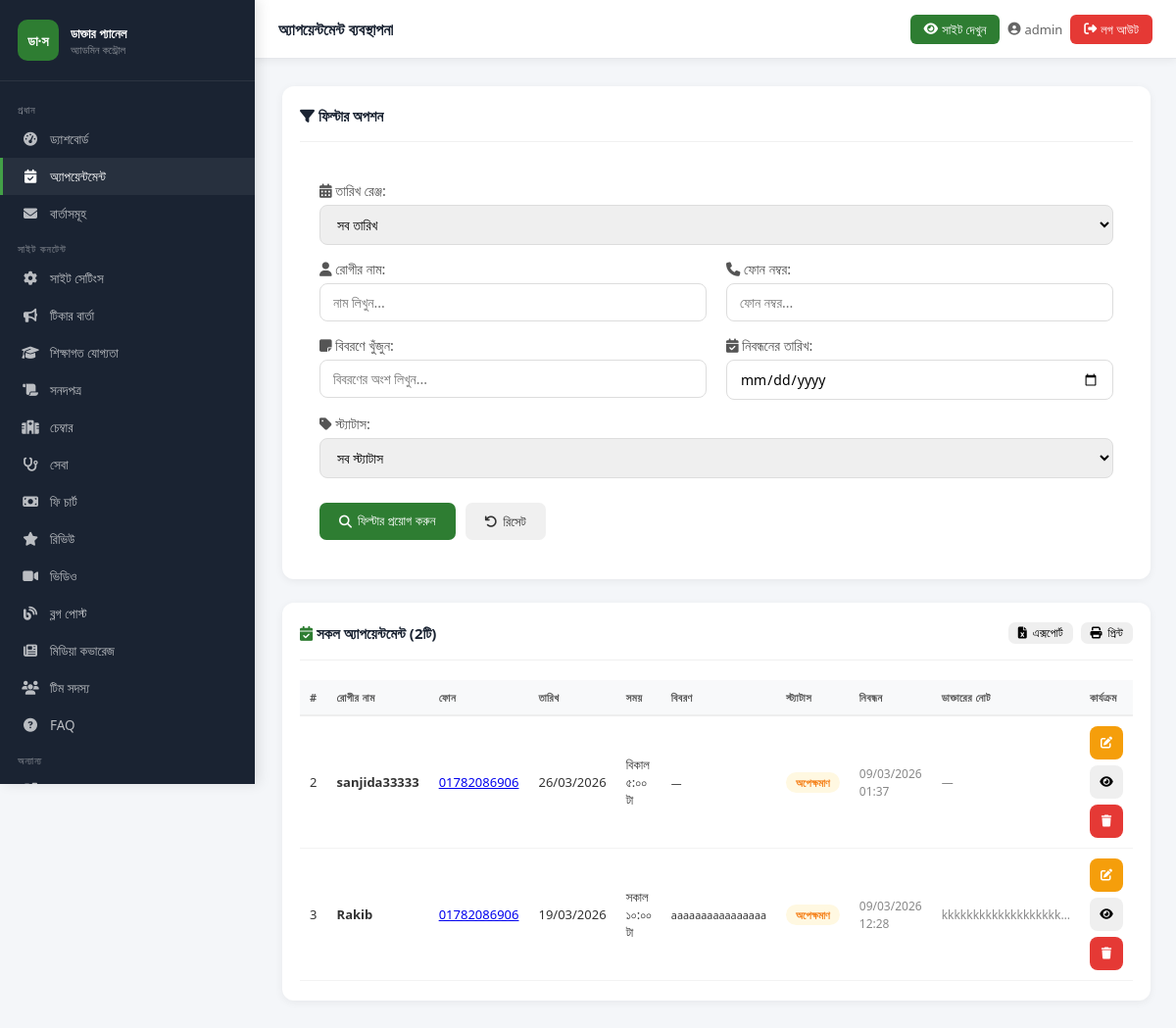
The app's page /admin-panel/appointments/ (signed in) with its own data.
### appointments/models.py (models this page shows, shortened)
class Appointment(models.Model):
    STATUS_CHOICES = [
        ('pending', 'অপেক্ষমাণ'),
        ('confirmed', 'নিশ্চিত'),
        ('cancelled', 'বাতিল'),
        ('completed', 'সম্পন্ন'),
    ]
    patient_name = models.CharField(max_length=200)
    phone = models.CharField(max_length=20)
    date = models.DateField()
    time_slot = models.CharField(max_length=100)
    note = models.TextField(blank=True)
    status = models.CharField(max_length=20, choices=STATUS_CHOICES, default='pending')
    chamber = models.CharField(max_length=200, blank=True, default='')
    created_at = models.DateTimeField(auto_now_add=True)
    updated_at = models.DateTimeField(auto_now=True)
    admin_note = models.TextField(blank=True, help_text='ডাক্তারের নোট (রোগী দেখবে না)')
    class Meta:
        ordering = ['-created_at']
        verbose_name = 'অ্যাপয়েন্টমেন্ট'
    def get_status_badge_class(self):
        classes = {
            'pending': 'badge-warning',
            'confirmed': 'badge-success',
            'cancelled': 'badge-danger',
            'completed': 'badge-info',
        }
        return classes.get(self.status, 'badge-secondary')

### core/admin_views.py (the view, shortened to what this page needs)
# urls.py: path('appointments/', av.manage_appointments, name='admin_appointments'),
@login_required(login_url='/admin-panel/login/')
def manage_appointments(request):
    status_filter = request.GET.get('status', '')
    date_range = request.GET.get('date_range', '')
    date_from = request.GET.get('date_from', '')
    date_to = request.GET.get('date_to', '')
    patient_name = request.GET.get('patient_name', '')
    phone = request.GET.get('phone', '')
    note_search = request.GET.get('note_search', '')
    registration_date = request.GET.get('registration_date', '')
    appts = Appointment.objects.all().order_by('-date', '-created_at')
    if status_filter:
        appts = appts.filter(status=status_filter)
    today = timezone.now().date()
    if date_range == 'today':
        appts = appts.filter(date=today)
    elif date_range == 'yesterday':
        yesterday = today - timedelta(days=1)
        appts = appts.filter(date=yesterday)
    elif date_range == 'last_week':
        week_ago = today - timedelta(days=7)
        appts = appts.filter(date__gte=week_ago)
    elif date_range == 'last_month':
        month_ago = today - timedelta(days=30)
        appts = appts.filter(date__gte=month_ago)
    elif date_range == 'last_year':
        year_ago = today - timedelta(days=365)
        appts = appts.filter(date__gte=year_ago)
    elif date_range == 'custom' and date_from and date_to:
        appts = appts.filter(date__gte=date_from, date__lte=date_to)
    if patient_name:
        appts = appts.filter(patient_name__icontains=patient_name)
    if phone:
        appts = appts.filter(phone__icontains=phone)
    if note_search:
        appts = appts.filter(
            Q(note__icontains=note_search) |
            Q(admin_note__icontains=note_search)
        )
    if registration_date:
        appts = appts.filter(created_at__date=registration_date)
    paginator = Paginator(appts, 20)  # Show 20 appointments per page
    page_number = request.GET.get('page')
    page_obj = paginator.get_page(page_number)
    return render(request, 'admin_panel/appointments.html', {
        'appointments': page_obj,
        'status_filter': status_filter,
        'date_range': date_range,
        'date_from': date_from,
        'date_to': date_to,
        'patient_name': patient_name,
        'phone': phone,
        'note_search': note_search,
        'registration_date': registration_date,
        'status_choices': Appointment.STATUS_CHOICES,
    })

### core/context_processors.py (called while the page is built)
def site_settings(request):
    try:
        settings = SiteSettings.objects.first()
        if not settings:
            settings = SiteSettings()
    except Exception:
        settings = SiteSettings()
    return {'site': settings}

### templates/admin_panel/appointments.html (shortened to what this page needs)
{% extends "admin_panel/base_admin.html" %}
{% block page_title %}অ্যাপয়েন্টমেন্ট ব্যবস্থাপনা{% endblock %}
{% block nav_appointments %}active{% endblock %}
{% block content %}
<div class="card">
  <div class="card__header">
    <span class="card__title"><i class="fas fa-filter"></i> ফিল্টার অপশন</span>
  </div>
  <div class="filter-section">
    <form method="GET" id="filterForm" class="filter-form">
      <div class="filter-row">
        <div class="filter-group">
          <label for="date_range"><i class="fas fa-calendar-alt"></i> তারিখ রেঞ্জ:</label>
          <select name="date_range" id="date_range" class="form-control" onchange="toggleCustomDate()">
            <option value="">সব তারিখ</option>
          </select>
        </div>
      </div>
      <div class="filter-row">
        <div class="filter-group">
          <label for="patient_name"><i class="fas fa-user"></i> রোগীর নাম:</label>
          <input type="text" name="patient_name" id="patient_name" class="form-control"
                 placeholder="নাম লিখুন..." value="{{ patient_name }}">
        </div>
        <div class="filter-group">
          <label for="phone"><i class="fas fa-phone"></i> ফোন নম্বর:</label>
          <input type="text" name="phone" id="phone" class="form-control"
                 placeholder="ফোন নম্বর..." value="{{ phone }}">
        </div>
      </div>
      <div class="filter-row">
        <div class="filter-group">
          <label for="note_search"><i class="fas fa-sticky-note"></i> বিবরণে খুঁজুন:</label>
          <input type="text" name="note_search" id="note_search" class="form-control"
                 placeholder="বিবরণের অংশ লিখুন..." value="{{ note_search }}">
        </div>
        <div class="filter-group">
          <label for="registration_date"><i class="fas fa-calendar-check"></i> নিবন্ধনের তারিখ:</label>
          <input type="date" name="registration_date" id="registration_date" class="form-control"
                 value="{{ registration_date }}">
        </div>
      </div>
      <div class="filter-row">
        <div class="filter-group">
          <label for="status"><i class="fas fa-tag"></i> স্ট্যাটাস:</label>
          <select name="status" id="status" class="form-control">
            <option value="">সব স্ট্যাটাস</option>
          </select>
        </div>
      </div>
      <div class="filter-actions">
        <button type="submit" class="btn btn-primary">
          <i class="fas fa-search"></i> ফিল্টার প্রয়োগ করুন
        </button>
        <a href="{% url 'admin_appointments' %}" class="btn btn-secondary">
          <i class="fas fa-undo"></i> রিসেট
        </a>
      </div>
    </form>
  </div>
</div>
<div class="card">
  <div class="card__header">
    <span class="card__title">
      <i class="fas fa-calendar-check" style="color:#2e7d32"></i>
      সকল অ্যাপয়েন্টমেন্ট ({{ appointments|length }}টি)
    </span>
    <div style="display:flex;gap:8px;flex-wrap:wrap">
      <button onclick="exportToExcel()" class="btn btn-success btn-sm">
        <i class="fas fa-file-excel"></i> এক্সপোর্ট
      </button>
      <button onclick="printTable()" class="btn btn-info btn-sm">
        <i class="fas fa-print"></i> প্রিন্ট
      </button>
    </div>
  </div>
  {% if appointments %}
  <div style="overflow-x:auto">
    <table class="tbl" id="appointmentsTable">
      <thead>
        <tr>
          <th>#</th>
          <th>রোগীর নাম</th>
          <th>ফোন</th>
          <th>তারিখ</th>
          <th>সময়</th>
          <th>বিবরণ</th>
          <th>স্ট্যাটাস</th>
          <th>নিবন্ধন</th>
          <th>ডাক্তারের নোট</th>
          <th>কার্যক্রম</th>
        </tr>
      </thead>
      <tbody>
        {% for appt in appointments %}
        <tr>
          <td>{{ appt.pk }}</td>
          <td><strong>{{ appt.patient_name }}</strong></td>
          <td><a href="tel:{{ appt.phone }}">{{ appt.phone }}</a></td>
          <td>{{ appt.date|date:"d/m/Y" }}</td>
          <td>{{ appt.time_slot }}</td>
          <td>
            <small>{{ appt.note|truncatechars:40|default:"—" }}</small>
          </td>
          <td><span class="badge {{ appt.get_status_badge_class }}">{{ appt.get_status_display }}</span></td>
          <td><small class="text-muted">{{ appt.created_at|date:"d/m/Y H:i" }}</small></td>
          <td>
            <small class="text-muted">{{ appt.admin_note|truncatechars:20|default:"—" }}</small>
          </td>
          <td>
            <div class="action-buttons">
              <button class="btn btn-warning btn-sm btn-icon" onclick="openEditModal({{ appt.pk }},'{{ appt.status }}','{{ appt.admin_note|escapejs }}')" title="সম্পাদনা">
                <i class="fas fa-edit"></i>
              </button>
              <button class="btn btn-info btn-sm btn-icon" onclick="viewDetails({{ appt.pk }})" title="বিস্তারিত">
                <i class="fas fa-eye"></i>
              </button>
              <form method="POST" style="display:inline" onsubmit="return confirm('মুছবেন?')">
                <button type="submit" class="btn btn-danger btn-sm btn-icon" title="মুছুন"><i class="fas fa-trash"></i></button>
              </form>
            </div>
          </td>
        </tr>
        {% endfor %}
      </tbody>
    </table>
  </div>
  {% else %}
  <div class="empty-state">
    <i class="fas fa-calendar"></i>
    <p>কোনো অ্যাপয়েন্টমেন্ট পাওয়া যায়নি।</p>
  </div>
  {% endif %}
</div>
{% endblock %}

### templates/admin_panel/base_admin.html (shortened to what this page needs)
<!DOCTYPE html>
<html lang="bn">
<head>
  <link rel="stylesheet" href="https://cdnjs.cloudflare.com/ajax/libs/font-awesome/6.5.0/css/all.min.css">
  {% load static %}
</head>
<body>
<aside class="sidebar" id="sidebar">
  <div class="sidebar__brand">
    <div class="sidebar__brand-icon">ডা·স</div>
    <div class="sidebar__brand-text">
      <h3>ডাক্তার প্যানেল</h3>
      <p>অ্যাডমিন কন্ট্রোল</p>
    </div>
  </div>
  <nav class="sidebar__nav">
    <div class="nav-section-label">প্রধান</div>
    <a href="{% url 'admin_dashboard' %}" class="sidebar__link {% block nav_dashboard %}{% endblock %}"><i class="fas fa-tachometer-alt"></i> ড্যাশবোর্ড</a>
    <a href="{% url 'admin_appointments' %}" class="sidebar__link {% block nav_appointments %}{% endblock %}"><i class="fas fa-calendar-check"></i> অ্যাপয়েন্টমেন্ট</a>
    <a href="{% url 'admin_messages' %}" class="sidebar__link {% block nav_messages %}{% endblock %}"><i class="fas fa-envelope"></i> বার্তাসমূহ</a>
    <div class="nav-section-label">সাইট কনটেন্ট</div>
    <a href="{% url 'admin_site_settings' %}" class="sidebar__link {% block nav_settings %}{% endblock %}"><i class="fas fa-cog"></i> সাইট সেটিংস</a>
    <a href="{% url 'admin_tickers' %}" class="sidebar__link {% block nav_tickers %}{% endblock %}"><i class="fas fa-bullhorn"></i> টিকার বার্তা</a>
    <a href="{% url 'admin_qualifications' %}" class="sidebar__link {% block nav_qualifications %}{% endblock %}"><i class="fas fa-graduation-cap"></i> শিক্ষাগত যোগ্যতা</a>
    <a href="{% url 'admin_certificates' %}" class="sidebar__link {% block nav_certificates %}{% endblock %}"><i class="fas fa-scroll"></i> সনদপত্র</a>
    <a href="{% url 'admin_chambers' %}" class="sidebar__link {% block nav_chambers %}{% endblock %}"><i class="fas fa-hospital-alt"></i> চেম্বার</a>
    <a href="{% url 'admin_services' %}" class="sidebar__link {% block nav_services %}{% endblock %}"><i class="fas fa-stethoscope"></i> সেবা</a>
    <a href="{% url 'admin_fees' %}" class="sidebar__link {% block nav_fees %}{% endblock %}"><i class="fas fa-money-bill"></i> ফি চার্ট</a>
    <a href="{% url 'admin_reviews' %}" class="sidebar__link {% block nav_reviews %}{% endblock %}"><i class="fas fa-star"></i> রিভিউ</a>
    <a href="{% url 'admin_videos' %}" class="sidebar__link {% block nav_videos %}{% endblock %}"><i class="fas fa-video"></i> ভিডিও</a>
    <a href="{% url 'admin_blogs' %}" class="sidebar__link {% block nav_blogs %}{% endblock %}"><i class="fas fa-blog"></i> ব্লগ পোস্ট</a>
    <a href="{% url 'admin_media' %}" class="sidebar__link {% block nav_media %}{% endblock %}"><i class="fas fa-newspaper"></i> মিডিয়া কভারেজ</a>
    <a href="{% url 'admin_team' %}" class="sidebar__link {% block nav_team %}{% endblock %}"><i class="fas fa-users"></i> টিম সদস্য</a>
    <a href="{% url 'admin_faqs' %}" class="sidebar__link {% block nav_faqs %}{% endblock %}"><i class="fas fa-question-circle"></i> FAQ</a>
    <div class="nav-section-label">অন্যান্য</div>
    <a href="/" target="_blank" class="sidebar__link"><i class="fas fa-external-link-alt"></i> সাইট দেখুন</a>
  </nav>
</aside>
<div class="topbar">
  <div style="display:flex; align-items:center; gap:8px;">
    <span class="topbar__title">{% block page_title %}ড্যাশবোর্ড{% endblock %}</span>
  </div>
  <div class="topbar__right">
    <a href="/" target="_blank" class="view-site-btn"><i class="fas fa-eye"></i> <span class="hide-xs">সাইট দেখুন</span></a>
    <span class="topbar__user"><i class="fas fa-user-circle"></i> <span class="hide-sm">{{ request.user.username }}</span></span>
    <a href="{% url 'admin_logout' %}" class="topbar__logout"><i class="fas fa-sign-out-alt"></i> <span class="hide-xs">লগ আউট</span></a>
  </div>
</div>
<main class="main-content">
  {% block content %}{% endblock %}
</main>
</body>
</html>

### templates/admin_panel/appointments.html (style rules this page uses)
.filter-section { padding: 20px; }
.filter-form { display: flex; flex-direction: column; gap: 15px; }
.filter-row { display: flex; gap: 20px; flex-wrap: wrap; }
.filter-group { flex: 1; min-width: 200px; }
.filter-group label { display: block; margin-bottom: 5px; font-weight: 500; color: #555; font-size: 0.9em; }
.filter-group .form-control { width: 100%; }
.filter-actions { display: flex; gap: 10px; justify-content: flex-start; margin-top: 10px; }
.filter-actions .btn { padding: 10px 20px; }

### records on screen
Appointment: pk "2", patient_name "sanjida33333", phone "01782086906", date "26/03/2026", time_slot "বিকাল ৫:০০ টা", note "—", status "অপেক্ষমাণ", created_at "09/03/2026 01:37", admin_note "—"
Appointment: pk "3", patient_name "Rakib", phone "01782086906", date "19/03/2026", time_slot "সকাল ১০:০০ টা", note "aaaaaaaaaaaaaaaa", status "অপেক্ষমাণ", created_at "09/03/2026 12:28", admin_note "kkkkkkkkkkkkkkkkkkk…"

### other values on screen
{{ request.user.username }} "admin"
{{ appointments|length }} "2"
